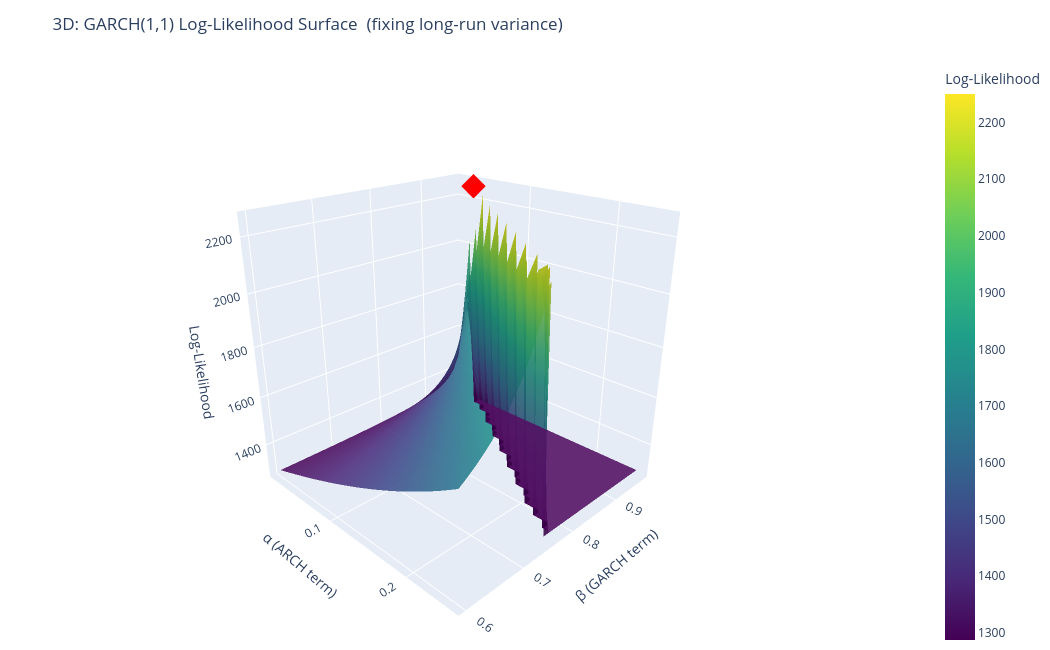

The cell this chart's notebook holds for it:
### Code cell
# ── 3D: GARCH likelihood surface over (α, β) ─────────────────────────────────
alpha_range = np.linspace(0.01, 0.25, 30)
beta_range  = np.linspace(0.60, 0.97, 30)
ll_surface  = np.full((len(alpha_range), len(beta_range)), np.nan)

for i, a in enumerate(alpha_range):
    for j, b in enumerate(beta_range):
        if a + b < 1.0:
            om = long_run_var * (1 - a - b)
            s2 = garch_variance_path(log_rets, om, a, b)
            if np.all(s2 > 0):
                ll_surface[i, j] = -0.5 * np.sum(np.log(2*np.pi*s2) + log_rets**2 / s2)

A_grid, B_grid = np.meshgrid(alpha_range, beta_range, indexing='ij')
ll_plot = np.where(~np.isnan(ll_surface), ll_surface, np.nanmin(ll_surface))

# 2D contour companion
fig2d, ax2d = plt.subplots(figsize=(8, 5))
cs = ax2d.contourf(A_grid, B_grid, ll_plot, levels=25, cmap='viridis')
plt.colorbar(cs, ax=ax2d, label='Log-Likelihood')
ax2d.scatter([alpha_hat], [beta_hat], color='red', s=120, zorder=5, label='MLE')
ax2d.set_xlabel('α (ARCH)'); ax2d.set_ylabel('β (GARCH)')
ax2d.set_title('GARCH(1,1) Log-Likelihood Contours  (α × β)'); ax2d.legend()
plt.tight_layout(); plt.show()

# 3D Plotly surface
mle_ll = -0.5 * np.sum(
    np.log(2*np.pi * garch_variance_path(log_rets, omega_hat, alpha_hat, beta_hat)) +
    log_rets**2 / garch_variance_path(log_rets, omega_hat, alpha_hat, beta_hat)
)

fig3d = go.Figure()
fig3d.add_trace(go.Surface(
    x=A_grid, y=B_grid, z=ll_plot,
    colorscale='viridis',
    colorbar=dict(title='Log-Likelihood'),
    opacity=0.88,
    hovertemplate='α=%{x:.3f}<br>β=%{y:.3f}<br>LL=%{z:.1f}<extra></extra>',
))
fig3d.add_trace(go.Scatter3d(
    x=[alpha_hat], y=[beta_hat], z=[mle_ll],
    mode='markers',
    marker=dict(size=8, color='red', symbol='diamond'),
    name='MLE optimum',
    hovertemplate=f'α={alpha_hat:.3f}<br>β={beta_hat:.3f}<br>LL={mle_ll:.1f}<extra>MLE</extra>',
))
fig3d.update_layout(
    title='3D: GARCH(1,1) Log-Likelihood Surface  (fixing long-run variance)',
    scene=dict(
        xaxis_title='α (ARCH term)',
        yaxis_title='β (GARCH term)',
        zaxis_title='Log-Likelihood',
        camera=dict(eye=dict(x=1.6, y=-1.6, z=1.0)),
    ),
    legend=dict(x=0.02, y=0.95),
    height=650, width=1050, margin=dict(l=0, r=0, t=60, b=0),
)
fig3d.show()

### Figure 1 — Plotly figure (JSON) as saved in the notebook; plotly's stock layout.template omitted (floating-point values rounded to 4 significant figures; data arrays with more than 128 entries replaced by an {"elided": "..."} marker saying what was removed)
{"data": [{"colorbar": {"title": {"text": "Log-Likelihood"}}, "colorscale": [[0, "#440154"], [0.1111, "#482878"], [0.2222, "#3e4989"], [0.3333, "#31688e"], [0.4444, "#26828e"], [0.5556, "#1f9e89"], [0.6667, "#35b779"], [0.7778, "#6ece58"], [0.8889, "#b5de2b"], [1, "#fde725"]], "hovertemplate": "α=%{x:.3f}<br>β=%{y:.3f}<br>LL=%{z:.1f}<extra></extra>", "opacity": 0.88, "type": "surface", "x": {"elided": "30x30 float values"}, "y": {"elided": "30x30 float values"}, "z": {"elided": "30x30 float values"}}, {"hovertemplate": "α=0.033<br>β=0.967<br>LL=2254.8<extra>MLE</extra>", "marker": {"color": "red", "size": 8, "symbol": "diamond"}, "mode": "markers", "name": "MLE optimum", "type": "scatter3d", "x": [0.0331], "y": [0.9668], "z": [2255.0]}], "layout": {"height": 650, "legend": {"x": 0.02, "y": 0.95}, "margin": {"b": 0, "l": 0, "r": 0, "t": 60}, "scene": {"camera": {"eye": {"x": 1.6, "y": -1.6, "z": 1}}, "xaxis": {"title": {"text": "α (ARCH term)"}}, "yaxis": {"title": {"text": "β (GARCH term)"}}, "zaxis": {"title": {"text": "Log-Likelihood"}}}, "title": {"text": "3D: GARCH(1,1) Log-Likelihood Surface  (fixing long-run variance)"}, "width": 1050}}
